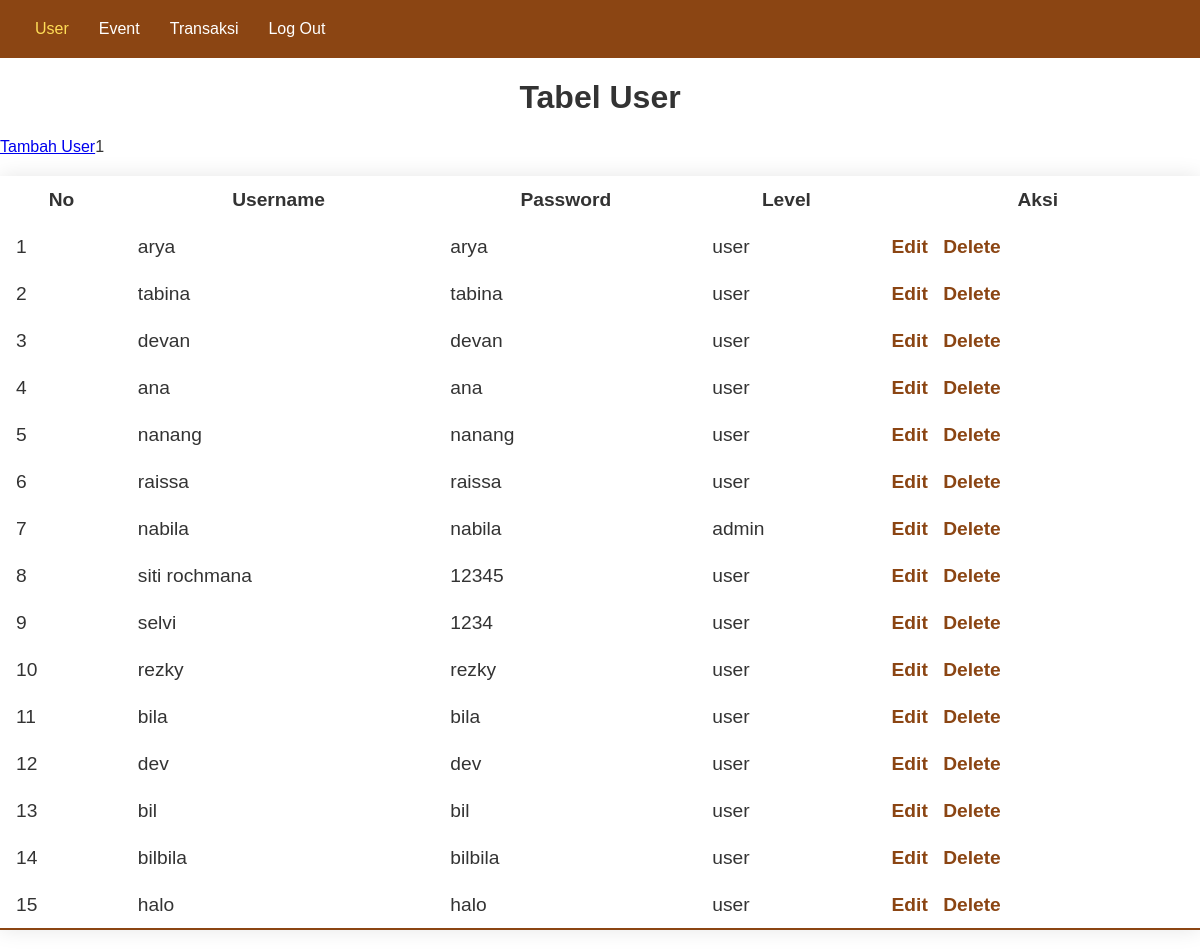
/admin/tabel_user.php, run on the app's committed database.
### tables this page shows
CREATE TABLE `user` (
  `Id_user` int(11) NOT NULL,
  `username` varchar(50) NOT NULL,
  `password` varchar(20) NOT NULL,
  `email` varchar(50) NOT NULL,
  `level` varchar(10) NOT NULL
);

### admin/tabel_user.php (the view, shortened to what this page needs)
<!DOCTYPE html>
<html lang="en">
<head>
    <table border="1" class="table">
    <link rel="stylesheet" href="style_tabel.css">
</head>
<body>
<header>
        <ul class="navlist">
            <li><a href="tabel_user.php" class="active">User</a></li>
            <li><a href="tabel_event.php">Event</a></li>
            <li><a href="tabel_transaksi.php">Transaksi</a></li>
            <li><a href="../beranda.php">Log Out</a></li>
        </ul>
    </header>
    <center><h1>Tabel User</h1></center>
    <a href="add_user.php">Tambah User</a>
    <tr>
        <th>No</th>
        <th>Username</th>
        <th>Password</th>
        <th>Level</th>
        <th>Aksi</th>
    </tr>
    <?php
    $nomor = 1;
    echo $nomor;
    include '../koneksi.php';
    $query_mysqli = mysqli_query($mysqli, "SELECT * FROM user ") or die(mysqli_error());
    while($data = mysqli_fetch_array($query_mysqli)){
        ?>
    <tr>
        <td><?php echo $nomor++; ?></td>
        <td><?php echo $data ['username']; ?></td>
        <td><?php echo $data ['password']; ?></td>
        <td><?php echo $data ['level']; ?></td>
        <td><a href='edit_user.php?id=<?php echo $data['Id_user'];?>'>Edit</a>
            <a href='delete_user.php?id=<?php echo $data['Id_user'];?>'>Delete</a>
        </td>
        <?php } ?>
    </tr>
</body>
</html>

### admin/style_tabel.css (style rules this page uses)
header { display: flex; justify-content: space-between; align-items: center; padding: 20px; background-color: #8b4513; color: #fff; }
.navlist { list-style: none; display: flex; margin: 0; padding: 0; }
.navlist li { margin: 0 15px; }
.navlist li a { text-decoration: none; color: #fff; font-weight: 500; }
.navlist li a.active, .navlist li a:hover { color: #ffdd57; }
body { font-family: 'Poppins', sans-serif; margin: 0; padding: 0; background-color: #ffffff; color: #333; }
.table { width: 100%; border-collapse: collapse; margin: 20px 0; font-size: 1.2em; min-width: 400px; box-shadow: 0 0 20px rgba(0, 0, 0, 0.1); }
.table th, .table td { padding: 12px 15px; border: 1px solid #ffffff; }
.table tbody tr { border-bottom: 1px solid #ffffff; }
.table tbody tr:nth-of-type(even) { background-color: #ffffff; }
.table tbody tr:last-of-type { border-bottom: 2px solid #8b4513; }
.table a { text-decoration: none; color: #8b4513; font-weight: bold; margin-right: 10px; }

### data on the page
user: username "arya", password "arya", level "user"
user: username "tabina", password "tabina", level "user"
user: username "devan", password "devan", level "user"
user: username "ana", password "ana", level "user"
user: username "nanang", password "nanang", level "user"
user: username "raissa", password "raissa", level "user"
user: username "nabila", password "nabila", level "admin"
user: username "siti rochmana", password "12345", level "user"
user: username "selvi", password "1234", level "user"
user: username "rezky", password "rezky", level "user"
user: username "bila", password "bila", level "user"
user: username "dev", password "dev", level "user"
user: username "bil", password "bil", level "user"
user: username "bilbila", password "bilbila", level "user"
user: username "halo", password "halo", level "user"

### other printed values
$nomor "1"
